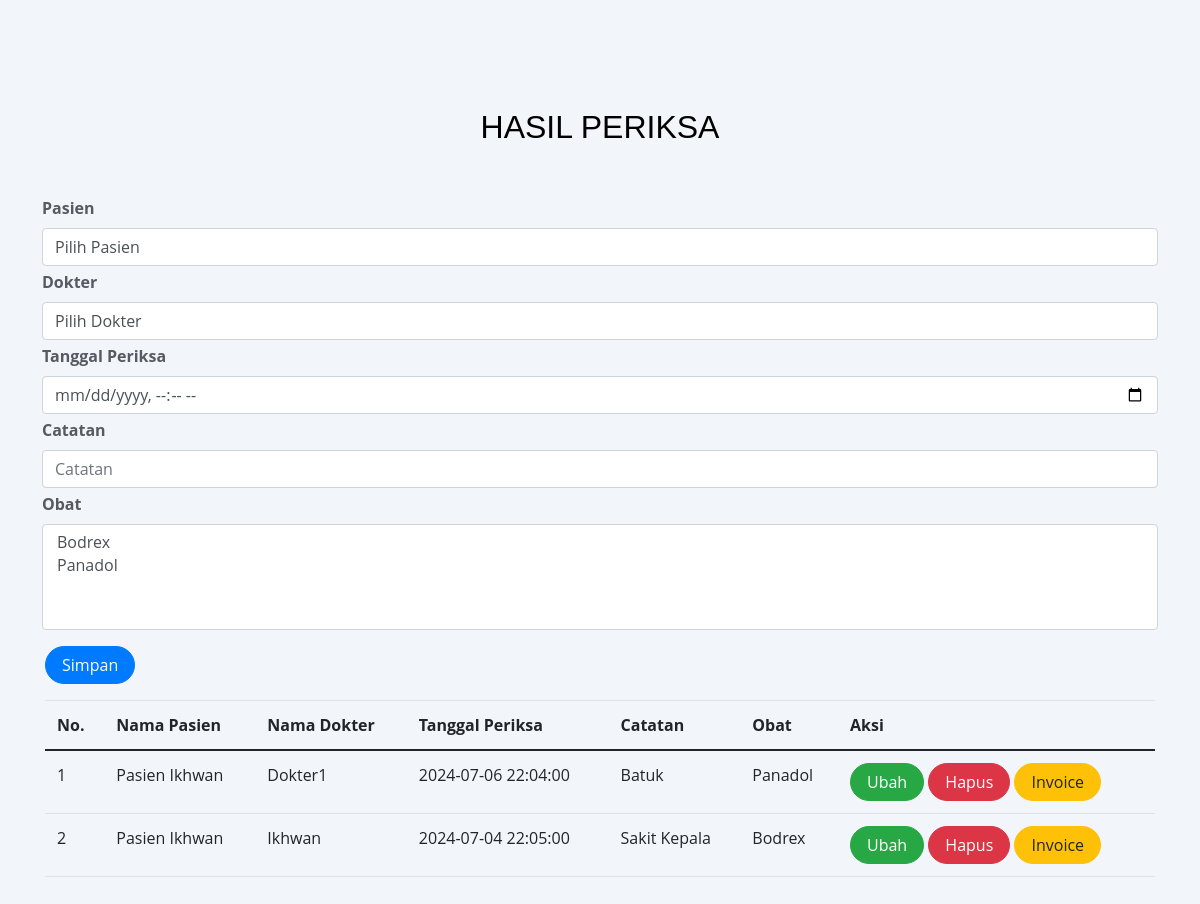
The app's page /periksa.php (signed in) with its own data.
### tables this page shows
CREATE TABLE `periksa` (
  `id` int(11) NOT NULL,
  `id_dokter` int(11) UNSIGNED DEFAULT NULL,
  `id_pasien` int(11) UNSIGNED DEFAULT NULL,
  `tgl_periksa` datetime NOT NULL,
  `catatan` text NOT NULL
);

CREATE TABLE `pasien` (
  `id` int(11) UNSIGNED NOT NULL,
  `nama` varchar(255) DEFAULT NULL,
  `alamat` varchar(255) DEFAULT NULL,
  `no_hp` varchar(50) DEFAULT NULL
);

CREATE TABLE `dokter` (
  `id` int(11) UNSIGNED NOT NULL,
  `nama` varchar(255) DEFAULT NULL,
  `alamat` varchar(255) DEFAULT NULL,
  `no_hp` varchar(50) DEFAULT NULL
);

### periksa.php (the view, shortened to what this page needs)
<?php
    include_once("koneksi.php");
?>
<!DOCTYPE html>
<html lang="en">
<head>
    <link href="https://cdn.jsdelivr.net/npm/bootstrap@5.0.2/dist/css/bootstrap.min.css" rel="stylesheet">
    <link rel="stylesheet" href="https://stackpath.bootstrapcdn.com/bootstrap/4.5.2/css/bootstrap.min.css">
    <link href="https://cdn.jsdelivr.net/npm/select2@4.1.0-rc.0/dist/css/select2.min.css" rel="stylesheet" />
    <link href="assets/css/style.css" rel="stylesheet">
</head>
<body>
    <section id="testimonials" class="testimonials section-bg">
  <div class="container" data-aos="fade-up">
    <div class="section-title mt-5">
      <h2>HASIL PERIKSA</h2>
    </div>
    <div>
      <div>
        <form class="form-horizontal" method="POST" action="" name="myForm" onsubmit="return validateForm();">
            <?php
                $tgl_periksa = '';
                $catatan = '';
                $obat = '';
                ?>
            <div class="row">
                <label for="inputPasien" class="form-label fw-bold">Pasien</label>
                <div>
                    <select class="form-control" name="id_pasien">
                        <option hidden>Pilih Pasien</option>
                    </select>
                </div>
            </div>
            <div class="row mt-1">
                <label for="inputDokter" class="form-label fw-bold">Dokter</label>
                <div>
                    <select class="form-control" name="id_dokter">
                        <option hidden>Pilih Dokter</option>
                    </select>
                </div>
            </div>
            <div class="row mt-1">
            <label for="inputTanggal" class="form-label fw-bold">Tanggal Periksa</label>
                <div>
                    <input type="datetime-local" class="form-control" name="tgl_periksa" id="inputTanggal" placeholder="Tanggal Periksa" value="<?php echo $tgl_periksa ?>">
                </div>
            </div>
            <div class="row mt-1">
            <label for="inputCatatan" class="form-label fw-bold">Catatan</label>
                <div>
                    <input type="text" class="form-control" name="catatan" id="inputCatatan" placeholder="Catatan" value="<?php echo $catatan ?>">
                </div>
            </div>
            <div class="row mt-1">
            <label for="inputObat" class="form-label fw-bold">Obat</label>
            <div>
            <select class="form-control" name="id_obat[]" multiple="multiple" id="id_obat">
                <?php
                $obat_query = mysqli_query($mysqli, "SELECT * FROM obat");
                $selected_obat_array = explode(", ", $obat);
                while ($data_obat = mysqli_fetch_array($obat_query)) {
                    $selected_obat = (in_array($data_obat['nama_obat'], $selected_obat_array)) ? 'selected="selected"' : '';
                ?>
                    <option value="<?php echo $data_obat['id'] ?>" <?php echo $selected_obat ?>><?php echo $data_obat['nama_obat'] ?></option>
                <?php
                }
                ?>
            </select>
            </div>
            </div>
            <div class="row mt-3">
                <div class = col>
                    <button type="submit" class="btn btn-primary rounded-pill px-3 mt-auto" name="simpan">Simpan</button>
                </div>
            </div>
    </div>
        <table class="table table-hover mt-3">
            <thead>
                <tr>
                    <th scope="col">No.</th>
                    <th scope="col">Nama Pasien</th>
                    <th scope="col">Nama Dokter</th>
                    <th scope="col">Tanggal Periksa</th>
                    <th scope="col">Catatan</th>
                    <th scope="col">Obat</th>
                    <th scope="col">Aksi</th>
                </tr>
            </thead>
            <tbody>
                <?php
                $result = mysqli_query($mysqli, "SELECT pr.id, d.nama as 'nama_dokter', p.nama as 'nama_pasien', pr.tgl_periksa, pr.catatan, GROUP_CONCAT(o.nama_obat SEPARATOR ', ') as 'obat'
                                                FROM periksa pr
                                                LEFT JOIN dokter d ON pr.id_dokter = d.id
                                                LEFT JOIN pasien p ON pr.id_pasien = p.id
                                                LEFT JOIN detail_periksa dp ON pr.id = dp.id_periksa
                                                LEFT JOIN obat o ON dp.id_obat = o.id
                                                GROUP BY pr.id
                                                ORDER BY pr.tgl_periksa DESC");
                $no = 1;
                while ($data = mysqli_fetch_array($result)) {
                ?>
                    <tr>
                        <td><?php echo $no++ ?></td>
                        <td><?php echo $data['nama_pasien'] ?></td>
                        <td><?php echo $data['nama_dokter'] ?></td>
                        <td><?php echo $data['tgl_periksa'] ?></td>
                        <td><?php echo $data['catatan'] ?></td>
                        <td><?php echo $data['obat'] ?></td>
                        <td>
                            <a class="btn btn-success rounded-pill px-3" href="index.php?page=periksa&id=<?php echo $data['id'] ?>">Ubah</a>
                            <a class="btn btn-danger rounded-pill px-3" href="index.php?page=periksa&id=<?php echo $data['id'] ?>&aksi=hapus">Hapus</a>
                            <a class="btn btn-warning rounded-pill px-3" href="index.php?page=invoice&id=<?php echo $data['id'] ?>">Invoice</a>
                        </td>
                    </tr>
                <?php
                }
                ?>
            </tbody>
        </table>
      </div>
    </div>
</section>
</body>
</html>

### css/style.css (style rules this page uses)
body { font-family: "Open Sans", sans-serif; color: #585a61; }
a { color: #585a61; text-decoration: none; }
h1, h2, h3, h4, h5, h6 { font-family: "Raleway", sans-serif; }
section { padding: 60px 0; overflow: hidden; }
.section-bg { background-color: #f2f5fa; }
.section-title { text-align: center; padding-bottom: 30px; }
.section-title h2 { font-size: 32px; font-weight: 400; margin-bottom: 20px; padding-bottom: 0; color: #000000; font-family: "Poppins", sans-serif; }

### records on screen
periksa: id_pasien.nama "Pasien Ikhwan", id_dokter.nama "Dokter1", tgl_periksa "2024-07-06 22:04:00", catatan "Batuk", obat "Panadol"
periksa: id_pasien.nama "Pasien Ikhwan", id_dokter.nama "Ikhwan", tgl_periksa "2024-07-04 22:05:00", catatan "Sakit Kepala", obat "Bodrex"
